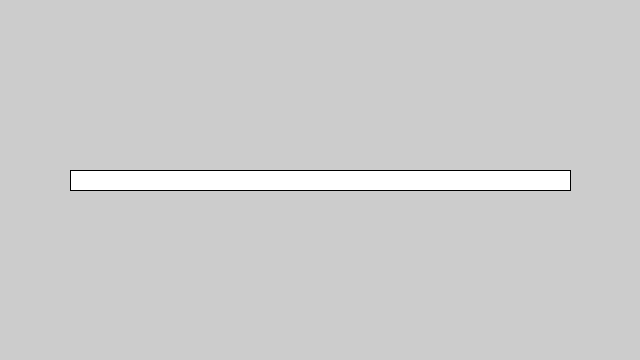
Frame 1 (no input)
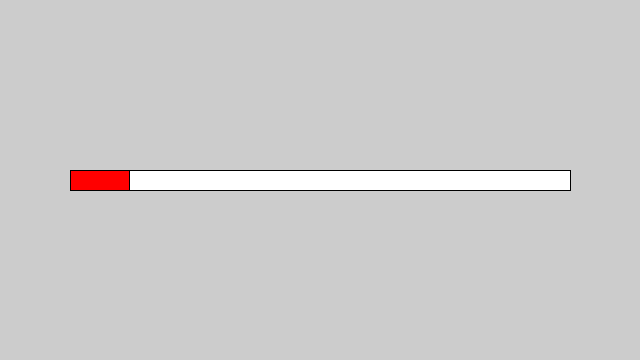
Frame 60 (the mouse pressed at the canvas centre just before this capture)
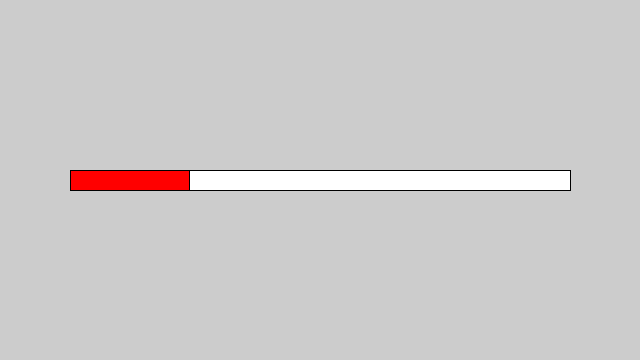
Frame 120 (the mouse held since frame 60 and released just before this capture)

The Processing sketch that drew these frames (run headless with seeded random() and noise(); from frame 60 on, the mouse is pressed at the canvas centre):

// Processing sketch: pasekLadowania
// ── pasekLadowania.pde
float x = 0;
void setup(){
  size(640,360);
}

void draw(){
  rectMode(CENTER);
  fill(255);
  rect(width/2,height/2,500,20);
  fill(255,0,0);
  
  rectMode(CORNER);
  rect(70,170,x,20);
  
   if(x < 500){  
     x+=1;
   }
  
}
